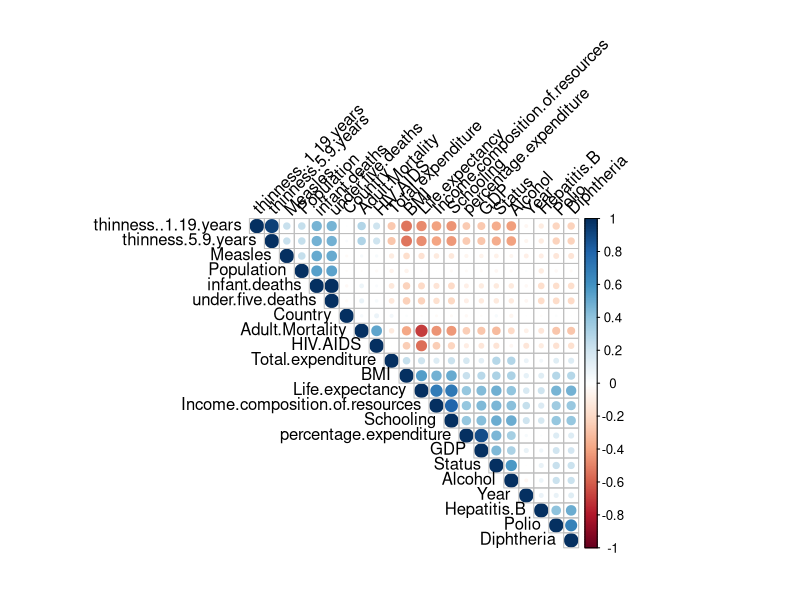

Recreate this plot in R. (Note: this script raises an error after producing the figure.)
## ---- chunk 1
knitr::opts_chunk$set(echo = TRUE)
## ---- chunk 2
#install.packages("corrplot")
#install.packages("lemon")
#install.packages('e1071')
#install.packages('caTools')
#install.packages('dplyr')
#install.packages('ggplot2')
## ---- chunk 3
dataset = read.csv('Life_Expectancy_Data.csv')
dataset <- as.data.frame(dataset)
chart_dataset <- dataset

knitr::kable(head(dataset,1), format="markdown")
## ---- chunk 4
encode_ordinal <- function(x, order = unique(x)) {
  x <- as.numeric(factor(x, levels = order, exclude = NULL))
  x
}

dataset[["Country"]] <- encode_ordinal(dataset[["Country"]])
dataset[["Status"]] <- encode_ordinal(dataset[["Status"]])

for(i in 1:ncol(dataset)){
  dataset[is.na(dataset[,i]), i] <- mean(dataset[,i], na.rm = TRUE)
}
## ---- chunk 5
set.seed(123)
split = caTools::sample.split(dataset$Life.expectancy, SplitRatio = 3/4)
training_set = subset(dataset, split == TRUE)
test_set = subset(dataset, split == FALSE)
## ---- chunk 6
summary(dataset)
## ---- chunk 7
corr_matrix <- cor(dataset)
corrplot::corrplot(corr_matrix, type = "upper", order = "hclust", 
         tl.col = "black", tl.srt = 45)
## ---- chunk 8
sliderInput("year", "Choose year:", min = 2000, max = 2015, value = 2008)

selectInput(
      "countries",
      "Select Countries", 
      choices = unique(chart_dataset$Country),
      multiple = TRUE
      )

mydata <- reactive({
  library(dplyr)
  dplyr::filter(chart_dataset, Year == input$year, Country %in% input$countries)
})

renderPlot({

  # draw the histogram with the specified number of bins
  ggplot2::ggplot(data = mydata(), ggplot2::aes(x = Country, y = Life.expectancy)) +
    ggplot2::geom_bar(stat='identity') +
    ggplot2::geom_text(ggplot2::aes(label=Country))+

    ggplot2::ggtitle('Truth or Bluff (Random Forest Regression)') +
    ggplot2::xlab('Level') +
    ggplot2::ylab('Salary')
})

## ---- chunk 9
training_set[,-4] = scale(training_set[-4])
test_set[,-4] = scale(test_set[-4])


regressor = svm(formula = Life.expectancy ~.,
                data = training_set,
                type = 'eps-regression')

y_pred = predict(regressor, test_set[-4])
## ---- chunk 10
Metrics::rmse(test_set[4], y_pred)
